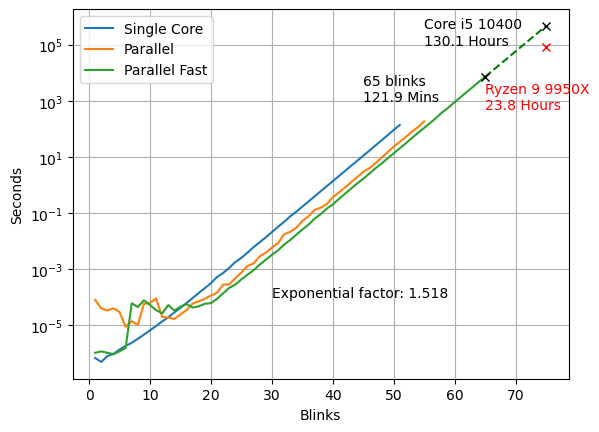

Python code for this plot:
import csv
import numpy as np
import matplotlib.pyplot as plt

single = np.genfromtxt("day11-single.csv", delimiter=',')
parallel = np.genfromtxt("day11-parallel.csv", delimiter=',')
parallel_fast = np.genfromtxt("day11-parallel-fast.csv", delimiter=',')

parallel_fast= np.hstack([parallel_fast, np.expand_dims(np.log10(parallel_fast[:,2]),1)])

fit = np.polynomial.polynomial.polyfit(parallel_fast[25:,0], parallel_fast[25:, 3], 1)
x_extend = np.arange(parallel_fast[-1,0],76)
y_extend = 10.0**np.polynomial.polynomial.polyval(x_extend, fit)
factor = 10.0 ** fit[1]
print(factor)
print("Blink {:.0f}: Secs:{:.0f}, Minutes:{:.0f}, Hours:{:.1f}, Days:{:.1f}".format(x_extend[-1], y_extend[-1], y_extend[-1]/60, y_extend[-1]/3600, y_extend[-1]/(3600*24)))
cpu_score = 12119
ryzen_score = 66372
cpu_scale = ryzen_score / cpu_score
time = y_extend[-1] / cpu_scale

print("CPU scale {:.1f}, Hours: {:.1f}".format(cpu_scale, time/3600))
fig, ax = plt.subplots()
ax.semilogy(single[:,0], single[:,2],)
ax.semilogy(parallel[:,0], parallel[:,2])
ax.semilogy(parallel_fast[:,0], parallel_fast[:,2])
ax.semilogy(x_extend, y_extend, 'g--')
ax.semilogy(75, time, 'rx')
ax.semilogy(75, y_extend[-1], 'kx')
ax.semilogy(parallel_fast[-1,0], parallel_fast[-1,2], 'kx')

ax.text(65,500, "Ryzen 9 9950X\n{:.1f} Hours".format(time/3600),  color=[1,0,0])
ax.text(55,100000, "Core i5 10400\n{:.1f} Hours".format(y_extend[-1]/3600),  color=[0,0,0])
ax.text(45,1000, "{:.0f} blinks\n{:.1f} Mins".format(parallel_fast[-1,0], parallel_fast[-1,2]/60),  color=[0,0,0])
ax.text(30,0.0001, "Exponential factor: {:.3f} ".format(factor),  color=[0,0,0])
ax.grid()
ax.legend(["Single Core", "Parallel", "Parallel Fast"])
ax.set_xlabel("Blinks")
ax.set_ylabel("Seconds")
plt.savefig("day11.png", bbox_inches='tight')
